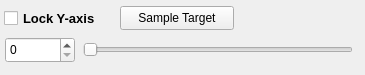
<?xml version="1.0" encoding="UTF-8"?>
<ui version="4.0">
 <class>Form</class>
 <widget class="QWidget" name="Form">
  <property name="geometry">
   <rect>
    <x>0</x>
    <y>0</y>
    <width>365</width>
    <height>75</height>
   </rect>
  </property>
  <property name="windowTitle">
   <string>Distancer</string>
  </property>
  <widget class="QSlider" name="numSl">
   <property name="geometry">
    <rect>
     <x>83</x>
     <y>40</y>
     <width>270</width>
     <height>20</height>
    </rect>
   </property>
   <property name="orientation">
    <enum>Qt::Horizontal</enum>
   </property>
  </widget>
  <widget class="QCheckBox" name="yBox">
   <property name="geometry">
    <rect>
     <x>4</x>
     <y>5</y>
     <width>106</width>
     <height>26</height>
    </rect>
   </property>
   <property name="font">
    <font>
     <pointsize>10</pointsize>
     <weight>75</weight>
     <bold>true</bold>
    </font>
   </property>
   <property name="text">
    <string>Lock Y-axis</string>
   </property>
  </widget>
  <widget class="QPushButton" name="spBtn">
   <property name="geometry">
    <rect>
     <x>120</x>
     <y>6</y>
     <width>114</width>
     <height>24</height>
    </rect>
   </property>
   <property name="text">
    <string>Sample Target</string>
   </property>
  </widget>
  <widget class="QSpinBox" name="numBox">
   <property name="geometry">
    <rect>
     <x>5</x>
     <y>37</y>
     <width>70</width>
     <height>26</height>
    </rect>
   </property>
  </widget>
 </widget>
 <resources/>
 <connections>
  <connection>
   <sender>numBox</sender>
   <signal>valueChanged(int)</signal>
   <receiver>numSl</receiver>
   <slot>setValue(int)</slot>
   <hints>
    <hint type="sourcelabel">
     <x>39</x>
     <y>49</y>
    </hint>
    <hint type="destinationlabel">
     <x>217</x>
     <y>49</y>
    </hint>
   </hints>
  </connection>
  <connection>
   <sender>numSl</sender>
   <signal>valueChanged(int)</signal>
   <receiver>numBox</receiver>
   <slot>setValue(int)</slot>
   <hints>
    <hint type="sourcelabel">
     <x>217</x>
     <y>49</y>
    </hint>
    <hint type="destinationlabel">
     <x>39</x>
     <y>49</y>
    </hint>
   </hints>
  </connection>
 </connections>
</ui>
